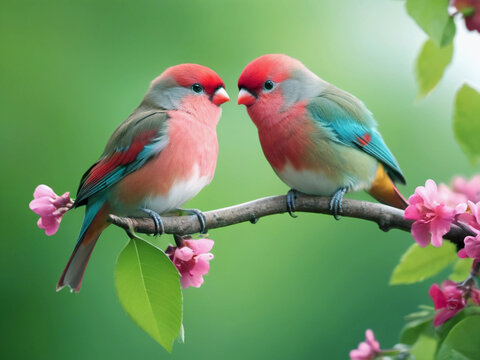
#> input picture Python/Tutorial/Advanced Computer vision Freecodecamp/opencv/1_image.png, 480 x 360 px
$ jupyter execute 01_Image_Operations.ipynb
#> lines starting #> are read from the running program, lines starting #| are printed output that depends on the picture; after the words box and inside, x2 and y2 are one past the last pixel; in counts of white or black regions, pixels touching at a corner belong together; long printed decimals are rounded
[cell 1]
import cv2

### 1. Reading the image

[cell 2]
image = cv2.imread('1_image.png') # Read an image
#> image is the input picture: shape (360, 480, 3); mean B, G, R 100.6, 147.8, 114.8

### 2. Accessing Image Properties

[cell 3]
# We can extract various properties of an image like its dimensions, number of channels, etc.
height, width, channels = image.shape
#> height = 360; width = 480; channels = 3
print(f"Width: {width}, Height: {height}, Channels: {channels}")
#| Width: 480, Height: 360, Channels: 3

# Access pixel value at (x=100, y=50)
pixel_value = image[50, 100]  # Returns a tuple (B, G, R)
#> pixel_value = [82, 152, 89]
print(f"Pixel Value at (50, 100): {pixel_value}")
#| Pixel Value at (50, 100): [ 82 152  89]
# Modify pixel value
image[50, 100] = (0, 255, 0)  # Set it to green
#> image: shape (360, 480, 3); under 0.01% of pixels changed, all inside (x1, y1, x2, y2) = (100, 50, 101, 51)

### 3. Converting Color Spaces

[cell 4]
# OpenCV allows you to convert images to different color spaces. some color formats are
# (1) BGR: Default color format.
# (2) Grayscale: Single-channel image (black and white).

gray_image = cv2.cvtColor(image, cv2.COLOR_BGR2GRAY) # Convert BGR to Grayscale
hsv_image = cv2.cvtColor(image, cv2.COLOR_BGR2HSV) # Convert BGR to HSV (Hue, Saturation, Value)
#> hsv_image: shape (360, 480, 3); mean H, S, V 66.8, 109.1, 158.5
rgb_image = cv2.cvtColor(image, cv2.COLOR_BGR2RGB) # Convert BGR to RGB

### 4. Resizing Images

[cell 5]
# Resizing changes the width and height of an image. This is useful for scaling images up or down.
resized_image = cv2.resize(src=image, dsize=(400, 400)) # Resize to 400x400 pixels

# Resize with scaling factors
scaled_image = cv2.resize(src=image, dsize=None, fx=0.8, fy=0.8) # Scale down by 50%

### 5. Cropping an Image

[cell 6]
image.shape
#> Out = (360, 480, 3)

[cell 7]
# Cropping extracts a specific region of an image using slicing.
# Crop a region of interest (ROI)
cropped_image = image[50:200, 100:300]# y1:y2, x1:x2

### 6. Rotating Images

[cell 8]
# Images can be rotated using rotation matrices.
rotated_image = cv2.rotate(src=image, rotateCode=cv2.ROTATE_90_CLOCKWISE)

# Custom Rotation
(h, w) = image.shape[:2]
#> h = 360; w = 480
center = (w // 2, h / 2)
#> center = (240, 180)
rotation_matrix = cv2.getRotationMatrix2D(center=center, angle=-45, scale=1.0)
print(rotation_matrix)
#| [[   0.7071   -0.7071  197.574]
#|  [   0.7071    0.7071 -116.985 ]]
rotated_custom = cv2.warpAffine(src=image, M= rotation_matrix, dsize=(w, h)) # warpAffine applies the affine transformation

### 7. Flipping an Image

[cell 9]
# Flipping allows you to reverse the orientation of an image.
flipped_horizontal = cv2.flip(src=image, flipCode=1) # Flip horizontally
flipped_vertica = cv2.flip(src=image, flipCode=0) # Flip vertically
flipped_both = cv2.flip(src=image, flipCode=-1) # # Flip both horizontally and vertically

### 8. Drawing Shapes

[cell 10]
cv2.line(img=resized_image, pt1=(50, 50), pt2=(200, 200), color=(255, 0, 0), thickness=3) # Draw a line of BGR color, thickness 3
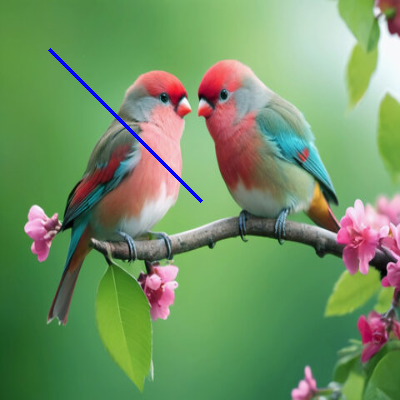
#> resized_image: shape (400, 400, 3); mean B, G, R 101.1, 146.9, 114
cv2.rectangle(img=image, pt1=(100, 100), pt2=(300, 300), color=(255, 255, 0), thickness=3) # Draw a rectangle
#> image: shape (360, 480, 3); mean B, G, R 104.4, 150.5, 112.1
cv2.circle(img=image, center=(250, 250), radius=120, color=(0, 255, 0), thickness=-1) # -1 fills the circle

# Draw text
font = cv2.FONT_HERSHEY_COMPLEX
cv2.putText(img=image, text="Hello OpenCV! ", org=(20, 100), fontFace=font, fontScale=1, color=(255, 255, 0), thickness=2) # org stands for "origin". It specifies the coordinates of the starting point (x, y) where the text will be drawn. in this case x = 20: 20 pixels from the left edge. and y = 100: 100 pixels from the top edge (the baseline of the text starts here).
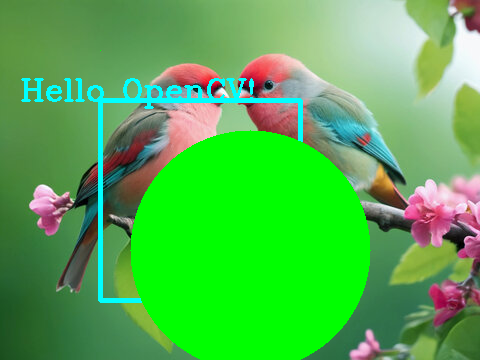
#> image: shape (360, 480, 3); mean B, G, R 79.3, 177.9, 83

### 9. Image Blending

[cell 11]
# Load two images of the same size
image1 = cv2.imread("1_image.png")
image2 = cv2.imread("2_image.png")
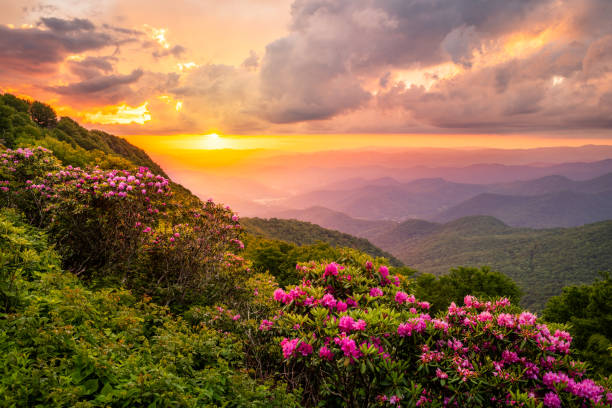
#> input picture Python/Tutorial/Advanced Computer vision Freecodecamp/opencv/2_image.png, 612 x 408 px
#> image2 is the input picture: shape (408, 612, 3); mean B, G, R 73.7, 105.5, 140
image2 = cv2.resize(src=image2, dsize=(image1.shape[1], image1.shape[0])) # To ensure both images have the same dimensions
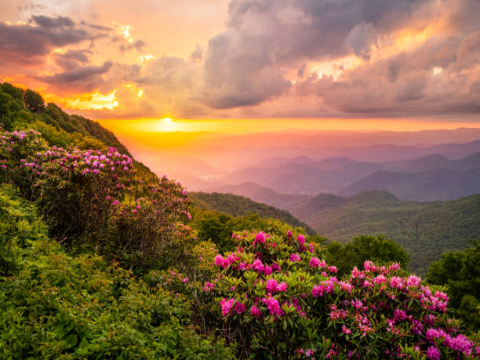
#> image2: shape (360, 480, 3); mean B, G, R 73.6, 105.4, 139.9
# Blend with weights
blended = cv2.addWeighted(src1=image1, alpha=0.7, src2=image2, beta=0.3, gamma=0)  # 70% of image1, 30% of image2
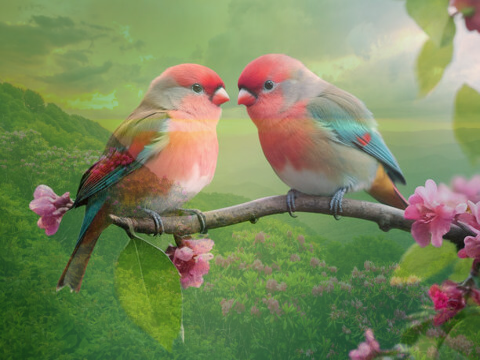
#> blended: shape (360, 480, 3); mean B, G, R 92.5, 135.1, 122.3

#image1 and image2: Input images.
# alpha and beta: The weights applied to each image (how much of each image to blend).
# gamma: Scalar added to each sum (used to adjust brightness).
# Result:
#     output pixel=image1_pixel⋅α+image2_pixel⋅β+γ
#     output pixel=image1_pixel⋅α+image2_pixel⋅β+γ

[cell 12]
print(image1.shape)
#| (360, 480, 3)
print(image2.shape)
#| (360, 480, 3)

### 10. Image Arithmetic

[cell 13]
# You can perform addition, subtraction, etc., directly on images.
added_image = cv2.add(src1=image1, src2=image2) # Add two images
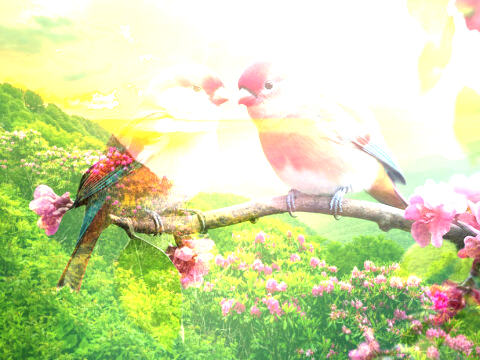
#> added_image: shape (360, 480, 3); mean B, G, R 165.1, 219.1, 207.7
subtracted_image = cv2.subtract(image1, image2) # Subtract one image from another
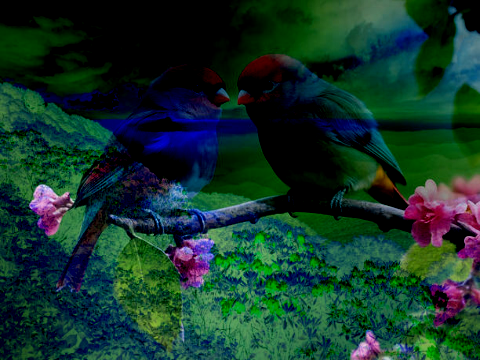
#> subtracted_image: shape (360, 480, 3); mean B, G, R 41.2, 52.5, 18.8

[cell 14]
subtracted_image.shape
#> Out = (360, 480, 3)

### 11. Splitting and Merging Channels

[cell 15]
# You can split an image into its component channels or merge separate channels into one image.
b, g, r = cv2.split(m=image1)
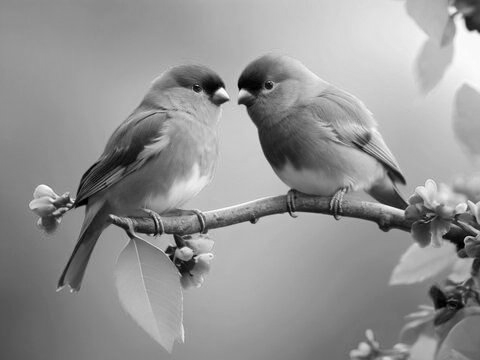
#> g: shape (360, 480); min 0, max 255, mean 147.8
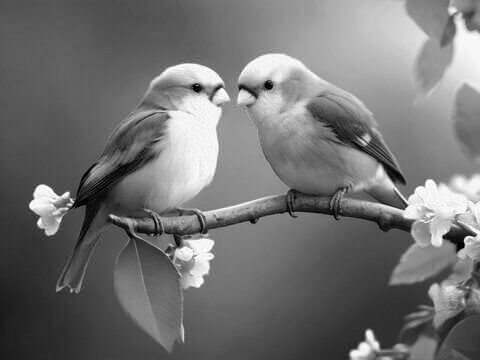
#> r: shape (360, 480); min 0, max 255, mean 114.8
merged_image = cv2.merge((b, g, r)) # Merge channels

[cell 16]
merged_image.shape
#> Out = (360, 480, 3)

### 13. Gaussian Blur

[cell 17]
# Smooth an image using Gaussian blur.
# Apply Gaussian blur
blurred_image = cv2.GaussianBlur(src=image1, ksize=(15, 15), sigmaX=0) # Kernel size = (15, 15) Larger kernel sizes result in more blurring sigmaX: Standard deviation of the Gaussian in the X-direction.
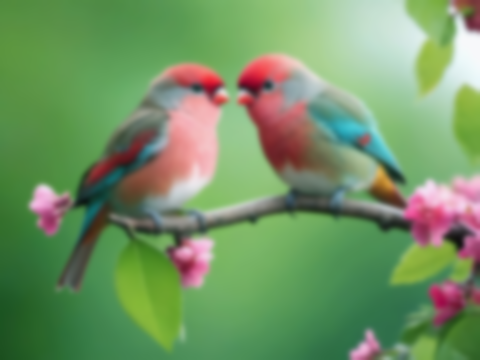
#> blurred_image: shape (360, 480, 3); mean B, G, R 100.6, 147.8, 114.8

### 15. Saving the Processed Image

[cell 18]
cv2.imwrite(filename="output.png", img=blurred_image)
#> Out = True
